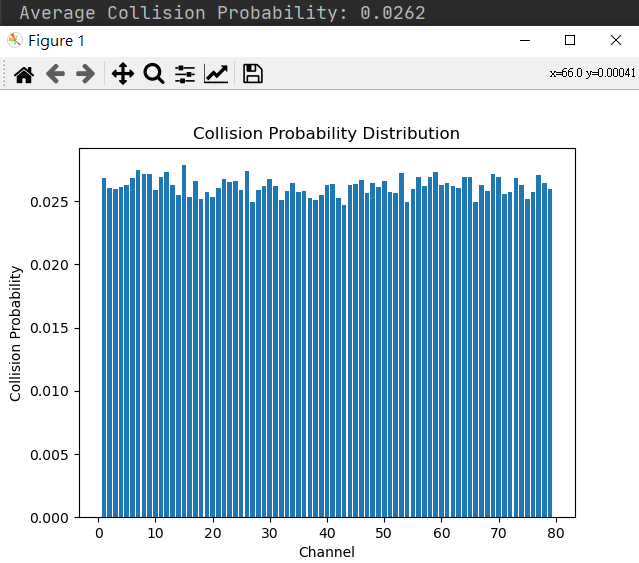

Recreate this plot in Python.
import numpy as np
import matplotlib.pyplot as plt

def calculate_collision_probability(num_devices, num_channels, num_iterations):
    collision_probabilities = np.zeros(num_channels)

    for i in range(num_iterations):
        # Generate random channel selections for each device
        channel_selections = np.random.choice(num_channels, num_devices, replace=True)

        # Count the number of devices on each channel
        channel_counts = np.bincount(channel_selections, minlength=num_channels)

        # Calculate collision probability for each channel
        collision_probabilities += (channel_counts > 1).astype(int)


    # Average collision probability over all iterations
    average_collision_probabilities = collision_probabilities / num_iterations

    return average_collision_probabilities

def plot_probability_distribution(probabilities):
    channels = np.arange(1, len(probabilities) + 1)
    plt.bar(channels, probabilities)
    plt.xlabel('Channel')
    plt.ylabel('Collision Probability')
    plt.title('Collision Probability Distribution')
    plt.show()

# Parameters
num_devices = 20
num_channels = 79
# The hopping rate is 1600 hops/sec or 0.625ms per slot
hopping_rate = 1600

# stable for 30 seconds
time = 30

num_iterations = time * hopping_rate

# Calculate collision probabilities
collision_probabilities = calculate_collision_probability(num_devices, num_channels, num_iterations)

# Calculate and print the average collision probability across all channels
average_collision_probability = np.mean(collision_probabilities)
print(f'Average Collision Probability: {average_collision_probability:.4f}')

# Plot the probability distribution
plot_probability_distribution(collision_probabilities)
